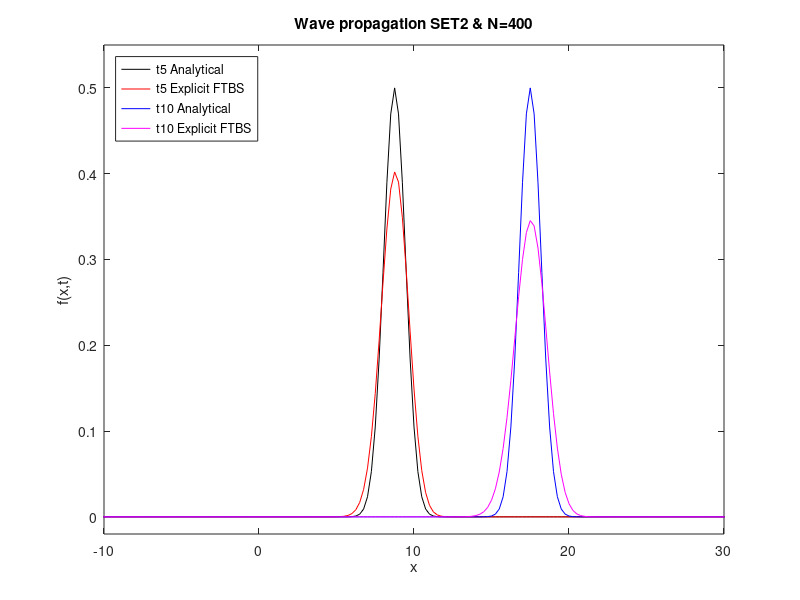

Write MATLAB code to recreate this figure.
load ExpFTBS400t5.dat;
x5 = ExpFTBS400t5(:,1);
A5 = ExpFTBS400t5(:,6);
R5 = ExpFTBS400t5(:,5);

load ExpFTBS400t10.dat;
x10 = ExpFTBS400t10(:,1);
A10 = ExpFTBS400t10(:,6);
R10 = ExpFTBS400t10(:,5);

plot(x5,A5,'k',x5,R5,'r',x10,A10,'b',x10,R10,'m');
title('Wave propagation SET2 & N=400')
xlabel('x')
ylabel('f(x,t)')
legend({'t5 Analytical','t5 Explicit FTBS','t10 Analytical','t10 Explicit FTBS'},'Location','northwest')
axis([-10 30 -0.02 0.55])